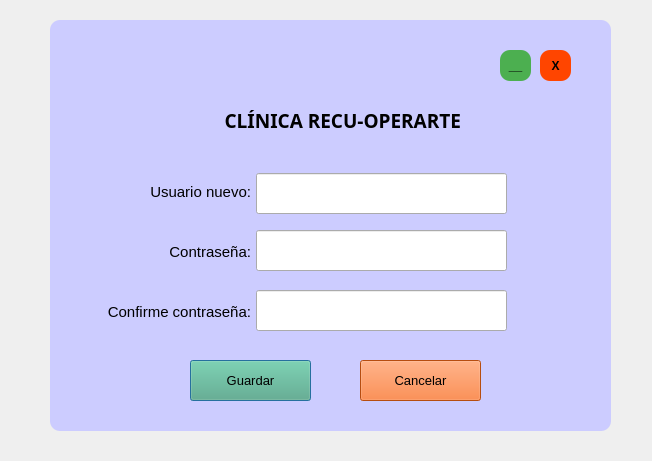
<?xml version="1.0" encoding="UTF-8"?>
<ui version="4.0">
 <class>Dialog</class>
 <widget class="QDialog" name="Dialog">
  <property name="geometry">
   <rect>
    <x>0</x>
    <y>0</y>
    <width>652</width>
    <height>461</height>
   </rect>
  </property>
  <property name="windowTitle">
   <string>Dialog</string>
  </property>
  <widget class="QFrame" name="frame">
   <property name="geometry">
    <rect>
     <x>50</x>
     <y>20</y>
     <width>561</width>
     <height>411</height>
    </rect>
   </property>
   <property name="styleSheet">
    <string notr="true">#frame {
	background-color: #ccccff;
	border-radius: 10px;
}
</string>
   </property>
   <property name="frameShape">
    <enum>QFrame::StyledPanel</enum>
   </property>
   <property name="frameShadow">
    <enum>QFrame::Raised</enum>
   </property>
   <widget class="QPushButton" name="guardar">
    <property name="geometry">
     <rect>
      <x>140</x>
      <y>340</y>
      <width>121</width>
      <height>41</height>
     </rect>
    </property>
    <property name="font">
     <font>
      <pointsize>10</pointsize>
     </font>
    </property>
    <property name="styleSheet">
     <string notr="true">background-color: rgb(85, 170, 127);</string>
    </property>
    <property name="text">
     <string>Guardar</string>
    </property>
   </widget>
   <widget class="QLabel" name="label">
    <property name="geometry">
     <rect>
      <x>40</x>
      <y>160</y>
      <width>161</width>
      <height>24</height>
     </rect>
    </property>
    <property name="font">
     <font>
      <pointsize>11</pointsize>
     </font>
    </property>
    <property name="layoutDirection">
     <enum>Qt::RightToLeft</enum>
    </property>
    <property name="text">
     <string>Usuario nuevo:</string>
    </property>
    <property name="scaledContents">
     <bool>true</bool>
    </property>
    <property name="alignment">
     <set>Qt::AlignRight|Qt::AlignTrailing|Qt::AlignVCenter</set>
    </property>
   </widget>
   <widget class="QLabel" name="label_2">
    <property name="geometry">
     <rect>
      <x>70</x>
      <y>220</y>
      <width>131</width>
      <height>24</height>
     </rect>
    </property>
    <property name="font">
     <font>
      <pointsize>11</pointsize>
     </font>
    </property>
    <property name="layoutDirection">
     <enum>Qt::LeftToRight</enum>
    </property>
    <property name="text">
     <string>Contraseña:</string>
    </property>
    <property name="alignment">
     <set>Qt::AlignRight|Qt::AlignTrailing|Qt::AlignVCenter</set>
    </property>
   </widget>
   <widget class="QLineEdit" name="username">
    <property name="geometry">
     <rect>
      <x>206</x>
      <y>153</y>
      <width>251</width>
      <height>41</height>
     </rect>
    </property>
    <property name="font">
     <font>
      <family>Dubai Medium</family>
      <pointsize>12</pointsize>
     </font>
    </property>
   </widget>
   <widget class="QLineEdit" name="password">
    <property name="geometry">
     <rect>
      <x>206</x>
      <y>210</y>
      <width>251</width>
      <height>41</height>
     </rect>
    </property>
    <property name="font">
     <font>
      <family>Dubai Medium</family>
      <pointsize>12</pointsize>
     </font>
    </property>
   </widget>
   <widget class="QPushButton" name="minimizar">
    <property name="geometry">
     <rect>
      <x>450</x>
      <y>30</y>
      <width>31</width>
      <height>31</height>
     </rect>
    </property>
    <property name="font">
     <font>
      <pointsize>9</pointsize>
      <weight>75</weight>
      <bold>true</bold>
      <underline>false</underline>
      <strikeout>false</strikeout>
     </font>
    </property>
    <property name="styleSheet">
     <string notr="true">QPushButton {
        background-color: #4CAF50;
        border: none;
        border-radius: 10px;;
    }</string>
    </property>
    <property name="text">
     <string>__</string>
    </property>
    <property name="autoExclusive">
     <bool>false</bool>
    </property>
   </widget>
   <widget class="QPushButton" name="exit">
    <property name="geometry">
     <rect>
      <x>490</x>
      <y>30</y>
      <width>31</width>
      <height>31</height>
     </rect>
    </property>
    <property name="font">
     <font>
      <pointsize>9</pointsize>
      <weight>75</weight>
      <bold>true</bold>
      <underline>false</underline>
      <strikeout>false</strikeout>
     </font>
    </property>
    <property name="styleSheet">
     <string notr="true">QPushButton {
        background-color: orangered;
        border: none;
        border-radius: 10px;;
    }</string>
    </property>
    <property name="text">
     <string>X</string>
    </property>
    <property name="autoExclusive">
     <bool>false</bool>
    </property>
   </widget>
   <widget class="QPushButton" name="cancelar">
    <property name="geometry">
     <rect>
      <x>310</x>
      <y>340</y>
      <width>121</width>
      <height>41</height>
     </rect>
    </property>
    <property name="font">
     <font>
      <pointsize>10</pointsize>
     </font>
    </property>
    <property name="styleSheet">
     <string notr="true">background-color:  #FF6C17;</string>
    </property>
    <property name="text">
     <string>Cancelar</string>
    </property>
   </widget>
   <widget class="QLabel" name="label_3">
    <property name="geometry">
     <rect>
      <x>140</x>
      <y>90</y>
      <width>271</width>
      <height>21</height>
     </rect>
    </property>
    <property name="font">
     <font>
      <family>Yu Gothic UI Semibold</family>
      <pointsize>14</pointsize>
      <weight>75</weight>
      <bold>true</bold>
     </font>
    </property>
    <property name="layoutDirection">
     <enum>Qt::RightToLeft</enum>
    </property>
    <property name="text">
     <string>CLÍNICA RECU-OPERARTE</string>
    </property>
    <property name="scaledContents">
     <bool>true</bool>
    </property>
    <property name="alignment">
     <set>Qt::AlignRight|Qt::AlignTrailing|Qt::AlignVCenter</set>
    </property>
   </widget>
   <widget class="QLabel" name="label_4">
    <property name="geometry">
     <rect>
      <x>30</x>
      <y>280</y>
      <width>171</width>
      <height>24</height>
     </rect>
    </property>
    <property name="font">
     <font>
      <pointsize>11</pointsize>
     </font>
    </property>
    <property name="layoutDirection">
     <enum>Qt::LeftToRight</enum>
    </property>
    <property name="text">
     <string>Confirme contraseña:</string>
    </property>
    <property name="alignment">
     <set>Qt::AlignRight|Qt::AlignTrailing|Qt::AlignVCenter</set>
    </property>
   </widget>
   <widget class="QLineEdit" name="password_2">
    <property name="geometry">
     <rect>
      <x>206</x>
      <y>270</y>
      <width>251</width>
      <height>41</height>
     </rect>
    </property>
    <property name="font">
     <font>
      <family>Dubai Medium</family>
      <pointsize>12</pointsize>
     </font>
    </property>
   </widget>
  </widget>
 </widget>
 <resources/>
 <connections/>
</ui>
